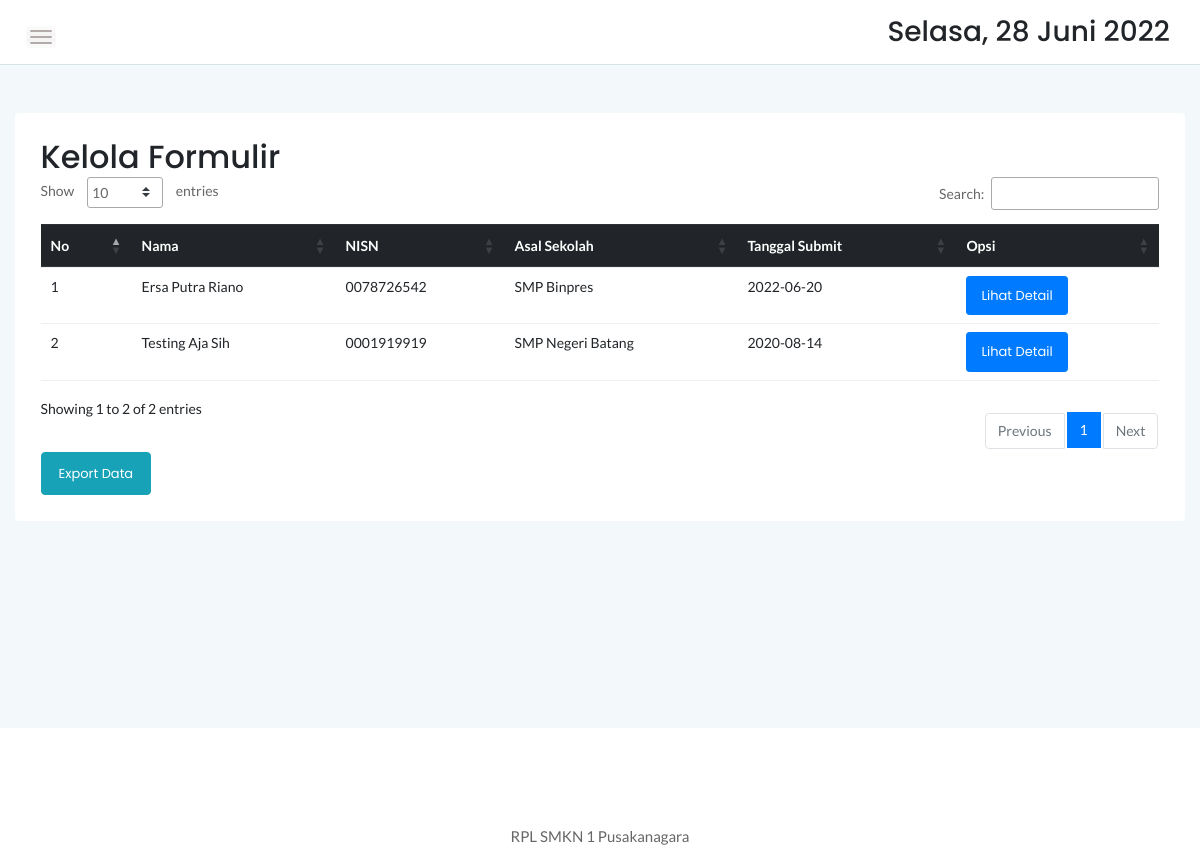
The app's page /admin/form.php (signed in) with its own data.
### tables this page shows
CREATE TABLE `userdata` (
  `userdataid` int(11) NOT NULL,
  `userid` int(11) NOT NULL,
  `nisn` varchar(12) NOT NULL,
  `nik` varchar(16) NOT NULL,
  `namalengkap` varchar(50) NOT NULL,
  `jeniskelamin` varchar(1) NOT NULL,
  `tempatlahir` varchar(20) NOT NULL,
  `tanggallahir` date NOT NULL,
  `alamat` text NOT NULL,
  `provinsi` varchar(30) NOT NULL,
  `kabupaten` varchar(30) NOT NULL,
  `kecamatan` varchar(30) NOT NULL,
  `kelurahan` varchar(30) NOT NULL,
  `agama` varchar(10) NOT NULL,
  `telepon` varchar(15) NOT NULL,
  `ayahnik` varchar(16) NOT NULL,
  `ayahnama` varchar(50) NOT NULL,
  `ayahpendidikan` varchar(5) NOT NULL,
  `ayahpekerjaan` varchar(15) NOT NULL,
  `ayahpenghasilan` varchar(25) NOT NULL,
  `ayahtelepon` varchar(15) NOT NULL,
  `ibunik` varchar(16) NOT NULL,
  `ibunama` varchar(50) NOT NULL,
  `ibupendidikan` varchar(5) NOT NULL,
  `ibupekerjaan` varchar(15) NOT NULL,
  `ibupenghasilan` varchar(25) NOT NULL,
  `ibutelepon` varchar(15) NOT NULL,
  `walinik` varchar(16) NOT NULL DEFAULT 'NULL',
  `walinama` varchar(50) NOT NULL DEFAULT 'NULL',
  `walipekerjaan` varchar(15) NOT NULL DEFAULT 'NULL',
  `walitelepon` varchar(15) NOT NULL DEFAULT 'NULL',
  `sekolahnpsn` varchar(10) NOT NULL,
  `sekolahnama` varchar(30) NOT NULL,
  `foto` varchar(99) NOT NULL,
  `scanijazahdepan` varchar(99) NOT NULL,
  `scanijazahbelakang` varchar(99) NOT NULL,
  `status` varchar(30) NOT NULL DEFAULT 'Unverified',
  `tglkonfirmasi` date DEFAULT NULL
);

### admin/form.php (the view, shortened to what this page needs)
<!doctype html>
<html class="no-js" lang="en">
<?php
    include '../dbconnect.php';
	?>
<head>
    <link rel="stylesheet" href="../assets/css/bootstrap.min.css">
    <link rel="stylesheet" href="../assets/css/font-awesome.min.css">
    <link rel="stylesheet" href="../assets/css/themify-icons.css">
    <link rel="stylesheet" href="../assets/css/metisMenu.css">
    <link rel="stylesheet" href="../assets/css/owl.carousel.min.css">
    <link rel="stylesheet" href="../assets/css/slicknav.min.css">
    <link rel="stylesheet" href="https://www.amcharts.com/lib/3/plugins/export/export.css" type="text/css" media="all" />
	<link rel="stylesheet" type="text/css" href="https://cdn.datatables.net/1.10.19/css/jquery.dataTables.min.css">
    <link rel="stylesheet" type="text/css" href="https://cdn.datatables.net/1.10.19/css/jquery.dataTables.css">
    <link rel="stylesheet" type="text/css" href="https://cdn.datatables.net/1.10.18/css/dataTables.bootstrap4.min.css">
    <link rel="stylesheet" type="text/css" href="https://cdn.datatables.net/responsive/2.2.3/css/responsive.bootstrap.min.css">
    <link rel="stylesheet" type="text/css" href="https://cdn.datatables.net/responsive/2.2.3/css/responsive.jqueryui.min.css">
	<link rel="stylesheet" type="text/css" href="https://cdn.datatables.net/buttons/1.5.2/css/buttons.dataTables.min.css">
    <link rel="stylesheet" href="../assets/css/typography.css">
    <link rel="stylesheet" href="../assets/css/default-css.css">
    <link rel="stylesheet" href="../assets/css/styles.css">
    <link rel="stylesheet" href="../assets/css/responsive.css">
</head>
<body>
    <div class="page-container">
        <div class="main-content">
            <div class="header-area">
                <div class="row align-items-center">
                    <div class="col-md-6 col-sm-8 clearfix">
                        <div class="nav-btn pull-left">
                            <span></span>
                            <span></span>
                            <span></span>
                        </div>
                    </div>
                    <div class="col-md-6 col-sm-4 clearfix">
                        <ul class="notification-area pull-right">
                            <li><h3><div class="date">
						</b></div></h3>
						</li>
                        </ul>
                    </div>
                </div>
            </div>
            <div class="main-content-inner">
                <div class="row mt-5 mb-5">
                    <div class="col-12">
                        <div class="card">
                            <div class="card-body">
                                <div class="d-sm-flex justify-content-between align-items-center">
									<h2>Kelola Formulir</h2>
                                </div>
										 <table id="dataTable3" class="table table-hover" style="width:100%"><thead class="thead-dark">
											<tr>
												<th>No</th>
												<th>Nama</th>
												<th>NISN</th>
                                                <th>Asal Sekolah</th>
												<th>Tanggal Submit</th>
												<th>Opsi</th>
											</tr></thead><tbody>
											<?php
											$form=mysqli_query($conn,"SELECT * FROM userdata where status='Verified' ORDER BY userdataid DESC");
											$no=1;
											while($b=mysqli_fetch_array($form)){
												?>
												<tr>
													<td><?php echo $no++ ?></td>
													<td><?php echo $b['namalengkap'] ?></td>
													<td><?php echo $b['nisn'] ?></td>
                                                    <td><?php echo $b['sekolahnama'] ?></td>
													<td><?php echo $b['tglkonfirmasi'] ?></td>
                                                    <td><a class="btn btn-primary btn-sm" href="view.php?u=<?php echo $b['userid'];?>">Lihat Detail</a></td>
												</tr>
												<?php
											}
											?>
										</tbody>
										</table>
									<a href="exportformulir.php" target="_blank" class="btn btn-info">Export Data</a>
                                </div>
                            </div>
                        </div>
                    </div>
                </div>
            </div>
        </div>
        <footer>
            <div class="footer-area">
                <p>RPL SMKN 1 Pusakanagara</p>
            </div>
        </footer>
</body>
</html>

### assets/css/styles.css (style rules this page uses)
.page-container { width: 100%; height: 100%; min-height: 100vh; padding-left: 280px; -webkit-transition: padding-left 0.3s ease 0s; transition: padding-left 0.3s ease 0s; }
.card { border: none; border-radius: 4px; background-color: #fff; -webkit-transition: all 0.3s ease 0s; transition: all 0.3s ease 0s; }
.card-body { padding: 25.6px; padding: 1.6rem; }
.main-content { width: 100%; background: #F3F8FB; }
.main-content-inner { padding: 0 30px 50px; }
.header-area { padding: 15px 30px; background: #fff; border-bottom: 1px solid #d8e3e7; }
.nav-btn { margin-right: 30px; margin-top: 10px; cursor: pointer; }
.nav-btn span { display: block; width: 22px; height: 2px; background: #b3aaaa; margin: 4px 0; border-radius: 15px; -webkit-transition: all 0.3s ease 0s; transition: all 0.3s ease 0s; box-shadow: 0 0 0 4px rgba(99, 96, 96, 0.03); }
.notification-area { -webkit-user-select: none; -moz-user-select: none; -ms-user-select: none; user-select: none; position: relative; z-index: 1; }
.notification-area li { display: inline-block; margin-left: 20px; cursor: pointer; -webkit-user-select: none; -moz-user-select: none; -ms-user-select: none; user-select: none; }
.footer-area { text-align: center; padding: 23px 0 19px; background: #fff; }
.footer-area p { color: #676666; margin-bottom: 0; }
.btn { padding: 11px 17px; font-size: 13px; letter-spacing: 0; }
.btn-sm { padding: 9px 14px; }
table tr th { border-bottom: none; }
table tr th, table tr td { border-top: 1px solid rgba(120, 130, 140, 0.13) !important; }
table.dataTable.no-footer { border-bottom: 1px solid rgba(120, 130, 140, 0.13) !important; }
table.dataTable thead th, table.dataTable thead td { border-bottom-color: transparent; }

### assets/css/responsive.css (style rules this page uses)
@media (min-width: 1200px) and (max-width: 1364px) { .main-content-inner { padding: 0 15px 50px; } }
@media (min-width: 1200px) and (max-width: 1364px) { .page-container, .sbar_collapsed.page-container { padding-left: 0; } }

### records on screen
userdata: namalengkap "Ersa Putra Riano", nisn "0078726542", sekolahnama "SMP Binpres", tglkonfirmasi "2022-06-20"
userdata: namalengkap "Testing Aja Sih", nisn "0001919919", sekolahnama "SMP Negeri Batang", tglkonfirmasi "2020-08-14"
